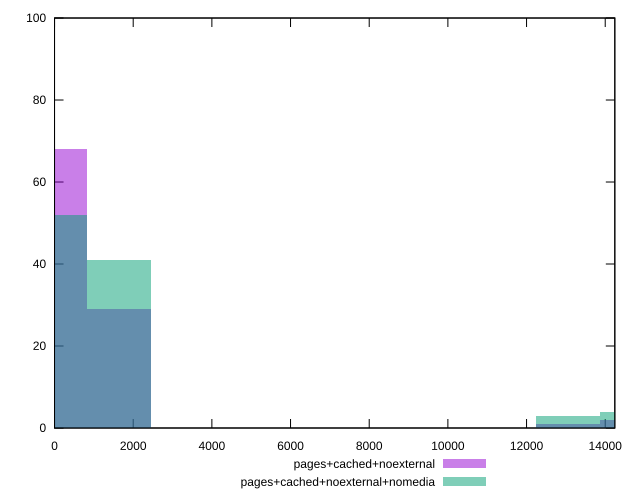

This figure's gnuplot source:
reset

$pagesCachedNoexternal <<EOF
0 68
1632.485606682083 29
14692.370460138747 2
13059.884853456664 1
EOF

$pagesCachedNoexternalNomedia <<EOF
1632.485606682083 41
0 52
14692.370460138747 4
13059.884853456664 3
EOF

set key outside below
set boxwidth 1632.485606682083
set xrange [0:14244]
set yrange [0:100]
set trange [0:100]
set style fill transparent solid 0.5 noborder
set terminal svg size 640, 500 enhanced background rgb 'white'
set output "reprap/uses-rel-preload/comparison/histogram/2_vs_3.svg"

plot $pagesCachedNoexternal title "pages+cached+noexternal" with boxes, \
     $pagesCachedNoexternalNomedia title "pages+cached+noexternal+nomedia" with boxes

reset
